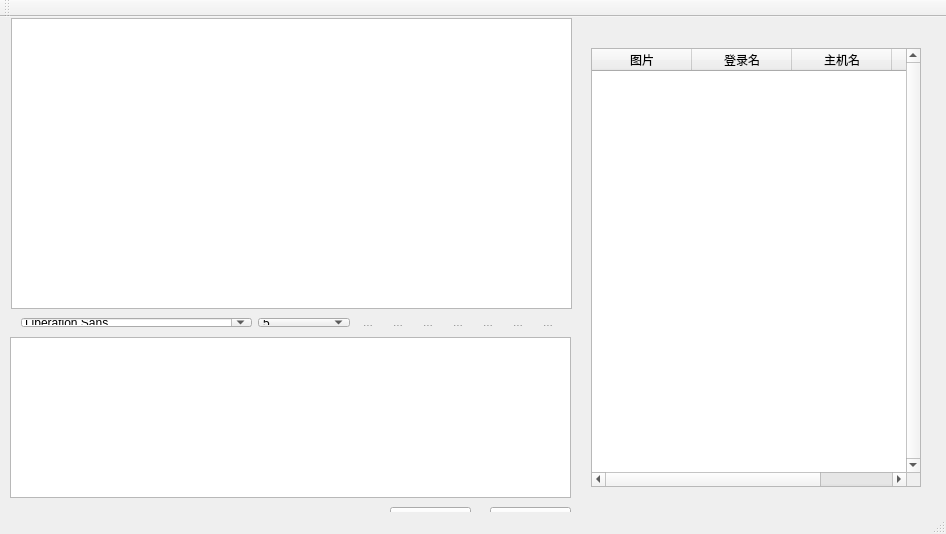
<?xml version="1.0" encoding="UTF-8"?>
<ui version="4.0">
 <class>Chitchat</class>
 <widget class="QMainWindow" name="Chitchat">
  <property name="geometry">
   <rect>
    <x>0</x>
    <y>0</y>
    <width>946</width>
    <height>534</height>
   </rect>
  </property>
  <property name="windowTitle">
   <string>Chitchat</string>
  </property>
  <widget class="QWidget" name="centralWidget">
   <widget class="QTextBrowser" name="textBrowser">
    <property name="geometry">
     <rect>
      <x>11</x>
      <y>1</y>
      <width>561</width>
      <height>291</height>
     </rect>
    </property>
   </widget>
   <widget class="QTextEdit" name="textEdit">
    <property name="geometry">
     <rect>
      <x>10</x>
      <y>320</y>
      <width>561</width>
      <height>161</height>
     </rect>
    </property>
   </widget>
   <widget class="QPushButton" name="sentBtn">
    <property name="geometry">
     <rect>
      <x>390</x>
      <y>490</y>
      <width>81</width>
      <height>31</height>
     </rect>
    </property>
    <property name="text">
     <string>发送</string>
    </property>
    <property name="icon">
     <iconset resource="images.qrc">
      <normaloff>:/images/send.png</normaloff>:/images/send.png</iconset>
    </property>
   </widget>
   <widget class="QPushButton" name="closeBtn">
    <property name="geometry">
     <rect>
      <x>490</x>
      <y>490</y>
      <width>81</width>
      <height>31</height>
     </rect>
    </property>
    <property name="text">
     <string>关闭</string>
    </property>
    <property name="icon">
     <iconset resource="images.qrc">
      <normaloff>:/images/exitLogin.png</normaloff>:/images/exitLogin.png</iconset>
    </property>
   </widget>
   <widget class="QWidget" name="layoutWidget">
    <property name="geometry">
     <rect>
      <x>10</x>
      <y>290</y>
      <width>561</width>
      <height>31</height>
     </rect>
    </property>
    <layout class="QHBoxLayout" name="horizontalLayout">
     <item>
      <widget class="QFontComboBox" name="fontComboBox"/>
     </item>
     <item>
      <widget class="QComboBox" name="fontSizeComboBox">
       <property name="currentIndex">
        <number>0</number>
       </property>
       <item>
        <property name="text">
         <string>5</string>
        </property>
       </item>
       <item>
        <property name="text">
         <string>6</string>
        </property>
       </item>
       <item>
        <property name="text">
         <string>7</string>
        </property>
       </item>
       <item>
        <property name="text">
         <string>8</string>
        </property>
       </item>
       <item>
        <property name="text">
         <string>9</string>
        </property>
       </item>
       <item>
        <property name="text">
         <string>10</string>
        </property>
       </item>
       <item>
        <property name="text">
         <string>11</string>
        </property>
       </item>
       <item>
        <property name="text">
         <string>12</string>
        </property>
       </item>
       <item>
        <property name="text">
         <string>13</string>
        </property>
       </item>
       <item>
        <property name="text">
         <string>14</string>
        </property>
       </item>
       <item>
        <property name="text">
         <string>15</string>
        </property>
       </item>
       <item>
        <property name="text">
         <string>16</string>
        </property>
       </item>
       <item>
        <property name="text">
         <string>17</string>
        </property>
       </item>
       <item>
        <property name="text">
         <string>18</string>
        </property>
       </item>
       <item>
        <property name="text">
         <string>19</string>
        </property>
       </item>
       <item>
        <property name="text">
         <string>20</string>
        </property>
       </item>
       <item>
        <property name="text">
         <string>21</string>
        </property>
       </item>
       <item>
        <property name="text">
         <string>22</string>
        </property>
       </item>
      </widget>
     </item>
     <item>
      <widget class="QToolButton" name="boldBtn">
       <property name="text">
        <string>...</string>
       </property>
       <property name="icon">
        <iconset resource="images.qrc">
         <normaloff>:/images/bold.png</normaloff>:/images/bold.png</iconset>
       </property>
       <property name="checkable">
        <bool>true</bool>
       </property>
       <property name="autoRaise">
        <bool>true</bool>
       </property>
      </widget>
     </item>
     <item>
      <widget class="QToolButton" name="ItalicBtn">
       <property name="text">
        <string>...</string>
       </property>
       <property name="icon">
        <iconset resource="images.qrc">
         <normaloff>:/images/textitalic.png</normaloff>:/images/textitalic.png</iconset>
       </property>
       <property name="checkable">
        <bool>true</bool>
       </property>
       <property name="autoRaise">
        <bool>true</bool>
       </property>
      </widget>
     </item>
     <item>
      <widget class="QToolButton" name="underLineBtn">
       <property name="text">
        <string>...</string>
       </property>
       <property name="icon">
        <iconset resource="images.qrc">
         <normaloff>:/images/textunder.png</normaloff>:/images/textunder.png</iconset>
       </property>
       <property name="checkable">
        <bool>true</bool>
       </property>
       <property name="autoRaise">
        <bool>true</bool>
       </property>
      </widget>
     </item>
     <item>
      <widget class="QToolButton" name="colorBtn">
       <property name="text">
        <string>...</string>
       </property>
       <property name="icon">
        <iconset resource="images.qrc">
         <normaloff>:/images/textcolor.png</normaloff>:/images/textcolor.png</iconset>
       </property>
       <property name="checkable">
        <bool>true</bool>
       </property>
       <property name="checked">
        <bool>false</bool>
       </property>
       <property name="autoRaise">
        <bool>true</bool>
       </property>
      </widget>
     </item>
     <item>
      <widget class="QToolButton" name="showPanelBtn">
       <property name="text">
        <string>...</string>
       </property>
       <property name="icon">
        <iconset resource="images.qrc">
         <normaloff>:/images/painting.png</normaloff>:/images/painting.png</iconset>
       </property>
       <property name="autoRaise">
        <bool>true</bool>
       </property>
      </widget>
     </item>
     <item>
      <widget class="QToolButton" name="expression">
       <property name="text">
        <string>...</string>
       </property>
       <property name="icon">
        <iconset resource="images.qrc">
         <normaloff>:/images/emoticon_smile.png</normaloff>:/images/emoticon_smile.png</iconset>
       </property>
       <property name="autoRaise">
        <bool>true</bool>
       </property>
      </widget>
     </item>
     <item>
      <widget class="QToolButton" name="picBtn">
       <property name="text">
        <string>...</string>
       </property>
       <property name="icon">
        <iconset resource="images.qrc">
         <normaloff>:/images/insert-image.png</normaloff>:/images/insert-image.png</iconset>
       </property>
       <property name="autoRaise">
        <bool>true</bool>
       </property>
      </widget>
     </item>
    </layout>
   </widget>
   <widget class="QLabel" name="onLineUsersNum">
    <property name="geometry">
     <rect>
      <x>630</x>
      <y>500</y>
      <width>151</width>
      <height>20</height>
     </rect>
    </property>
    <property name="text">
     <string>在线人数:</string>
    </property>
   </widget>
   <widget class="QWidget" name="layoutWidget">
    <property name="geometry">
     <rect>
      <x>580</x>
      <y>0</y>
      <width>352</width>
      <height>481</height>
     </rect>
    </property>
    <layout class="QVBoxLayout" name="verticalLayout_2">
     <item>
      <widget class="QLabel" name="label">
       <property name="text">
        <string/>
       </property>
       <property name="pixmap">
        <pixmap resource="images.qrc">:/images/pic2.jpg</pixmap>
       </property>
      </widget>
     </item>
     <item>
      <widget class="QTableWidget" name="tableWidget">
       <property name="layoutDirection">
        <enum>Qt::LeftToRight</enum>
       </property>
       <property name="frameShadow">
        <enum>QFrame::Raised</enum>
       </property>
       <property name="lineWidth">
        <number>1</number>
       </property>
       <property name="midLineWidth">
        <number>1</number>
       </property>
       <property name="verticalScrollBarPolicy">
        <enum>Qt::ScrollBarAlwaysOn</enum>
       </property>
       <property name="textElideMode">
        <enum>Qt::ElideNone</enum>
       </property>
       <property name="verticalScrollMode">
        <enum>QAbstractItemView::ScrollPerPixel</enum>
       </property>
       <column>
        <property name="text">
         <string>图片</string>
        </property>
       </column>
       <column>
        <property name="text">
         <string>登录名</string>
        </property>
       </column>
       <column>
        <property name="text">
         <string>主机名</string>
        </property>
       </column>
       <column>
        <property name="text">
         <string>ip地址</string>
        </property>
       </column>
      </widget>
     </item>
    </layout>
   </widget>
  </widget>
  <widget class="QMenuBar" name="menuBar">
   <property name="geometry">
    <rect>
     <x>0</x>
     <y>0</y>
     <width>946</width>
     <height>19</height>
    </rect>
   </property>
  </widget>
  <widget class="QToolBar" name="mainToolBar">
   <attribute name="toolBarArea">
    <enum>TopToolBarArea</enum>
   </attribute>
   <attribute name="toolBarBreak">
    <bool>false</bool>
   </attribute>
  </widget>
  <widget class="QStatusBar" name="statusBar"/>
 </widget>
 <layoutdefault spacing="6" margin="11"/>
 <resources>
  <include location="images.qrc"/>
 </resources>
 <connections/>
</ui>
